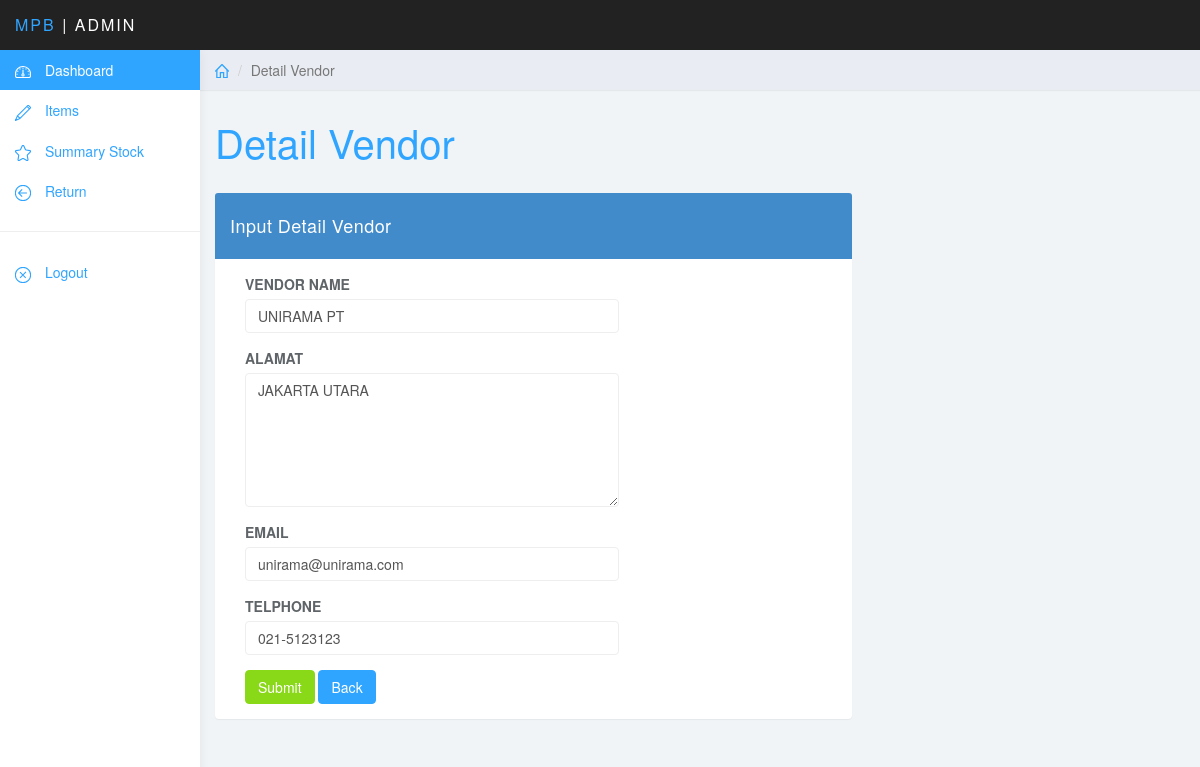
Screenshot of /Vendor/detail/1 with the database file from the repository.
### tables this page shows
CREATE TABLE `t_vendor` (
  `VEN_CD` int(6) NOT NULL,
  `VEN_NM` varchar(255) NOT NULL,
  `ALAMAT` text NOT NULL,
  `EMAIL` varchar(100) NOT NULL,
  `TELPON` varchar(13) NOT NULL
);

### application/libraries/Template.php (called while the page is built, shortened)
<?php
class Template
{
   function __construct()
   {
      $this->ci =&get_instance();
   }
   function admin($template, $data='')
   {
      $data['content'] = $this->ci->load->view($template, $data, TRUE);
      $data['nav']  = $this->ci->load->view('nav', $data, TRUE);
      $this->ci->load->view('home',$data);
   }
}

### application/controllers/Vendor.php (called while the page is built, shortened)
<?php
class Vendor extends CI_Controller {
	public function detail()
	{
      $data['header'] = 'Detail Vendor';
      $data['data'] = $this->admin->get_where('t_vendor',['VEN_CD' => $this->uri->segment(3)]);
      $this->template->admin('detail_vendor', $data);
	}
}

### index.php (called while the page is built, shortened)
<?php
require_once BASEPATH.'core/CodeIgniter.php';

### application/models/Admin.php (called while the page is built, shortened)
<?php
class Admin extends CI_Model {
	function get_where($table = null, $where = null)
	{
		$this->db->from($table);
		$this->db->where($where);
		return $this->db->get();
	}
}

### application/views/detail_vendor.php (the view, shortened to what this page needs)
<div class="row">
		<div class="col-lg-8">
			<div class="panel panel-primary">
				<div class="panel-heading">Input Detail Vendor</div>
				<form  action="<?php echo base_url(); ?>Vendor/update" method="post">
					<div class="panel-body">
						<div class="col-md-8">
							<?php $ven = $data->row();  ?>
							<div class="form-group">
								<label>VENDOR NAME</label>
								<input name="ven_nm" class="form-control" value="<?= $ven->VEN_NM;  ?>">
							</div>
							<div class="form-group">
								<label>ALAMAT</label>
								<textarea name="alamat" id="alamat" class="form-control" cols="25" rows="6"><?= $ven->ALAMAT;?></textarea>
							</div>
							<div class="form-group">
								<label>EMAIL</label>
								<input type="email" name="email" class="form-control" value="<?php echo $ven->EMAIL;  ?>"></div>
							<div class="form-group">
								<label>TELPHONE</label>
								<input name="telpon" class="form-control" value="<?= $ven->TELPON;  ?>" >
							</div>
							<button type="submit" name="submit" value="Submit" class="btn btn-success">Submit</button>
							<button type="reset" onclick="window.history.go(-1)" class="btn btn-primary"> Back</button>
						</form>
					</div>
				</div>
			</div>
		</div>

### assets/css/styles.css (style rules this page uses)
body { background: #f1f4f7; padding-top: 50px; color: #5f6468; }
.form-control { border: 1px solid #eee; box-shadow: none; }
.btn-primary, .btn-primary:hover, .btn-primary:focus, .btn-primary:active, .btn-primary.active, .open > .dropdown-toggle.btn-primary, .btn-primary.disabled, .btn-primary[disabled], fieldset[disabled] .btn-primary, .btn-primary.disabled:hover, .btn-primary[disabled]:hover, fieldset[disabled] .btn-primary:hover, .btn-primary.disabled:focus, .btn-primary[disabled]:focus, fieldset[disabled] .btn-primary:focus, .btn-primary.disabled:active, .btn-primary[disabled]:active, fieldset[disabled] .btn-primary:active, .btn-primary.disabled.active, .btn-primary[disabled].active, fieldset[disabled] .btn-primary.active { background-color: #30a5ff; border-color: #30a5ff; }
.btn-success, .btn-success:hover, .btn-success:focus, .btn-success:active, .btn-success.active, .open > .dropdown-toggle.btn-success, .btn-success.disabled, .btn-success[disabled], fieldset[disabled] .btn-success, .btn-success.disabled:hover, .btn-success[disabled]:hover, fieldset[disabled] .btn-success:hover, .btn-success.disabled:focus, .btn-success[disabled]:focus, fieldset[disabled] .btn-success:focus, .btn-success.disabled:active, .btn-success[disabled]:active, fieldset[disabled] .btn-success:active, .btn-success.disabled.active, .btn-success[disabled].active, fieldset[disabled] .btn-success.active { background-color: #8ad919; border-color: #8ad919; }
.panel { border: 0; }
.panel-heading { font-size: 18px; font-weight: 300; letter-spacing: 0.025em; height: 66px; line-height: 45px; }

### rows the page displays
t_vendor: ven_nm "UNIRAMA PT", alamat "JAKARTA UTARA", email "unirama@unirama.com", telpon "021-5123123"

### other values shown
$header "Detail Vendor"
